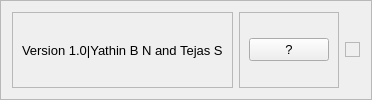
     <widget class="QFrame" name="footer_frame">
      <property name="frameShape">
       <enum>QFrame::StyledPanel</enum>
      </property>
      <property name="frameShadow">
       <enum>QFrame::Raised</enum>
      </property>
      <layout class="QHBoxLayout" name="horizontalLayout_5">
       <item>
        <widget class="QFrame" name="footer_left_frame">
         <property name="frameShape">
          <enum>QFrame::StyledPanel</enum>
         </property>
         <property name="frameShadow">
          <enum>QFrame::Raised</enum>
         </property>
         <layout class="QHBoxLayout" name="horizontalLayout_6">
          <item alignment="Qt::AlignLeft">
           <widget class="QLabel" name="label_3">
            <property name="font">
             <font>
              <family>MS Shell Dlg 2</family>
              <pointsize>10</pointsize>
              <weight>9</weight>
              <italic>false</italic>
              <bold>false</bold>
             </font>
            </property>
            <property name="styleSheet">
             <string notr="true">font: 75 10pt &quot;MS Shell Dlg 2&quot;;</string>
            </property>
            <property name="text">
             <string>Version 1.0|Yathin B N and Tejas S</string>
            </property>
           </widget>
          </item>
         </layout>
        </widget>
       </item>
       <item>
        <widget class="QFrame" name="footer_right_frame">
         <property name="frameShape">
          <enum>QFrame::StyledPanel</enum>
         </property>
         <property name="frameShadow">
          <enum>QFrame::Raised</enum>
         </property>
         <layout class="QHBoxLayout" name="horizontalLayout_7">
          <item alignment="Qt::AlignRight">
           <widget class="QPushButton" name="pushButton_2">
            <property name="font">
             <font>
              <pointsize>10</pointsize>
             </font>
            </property>
            <property name="text">
             <string>?</string>
            </property>
           </widget>
          </item>
         </layout>
        </widget>
       </item>
       <item>
        <widget class="QFrame" name="size_grip">
         <property name="minimumSize">
          <size>
           <width>15</width>
           <height>15</height>
          </size>
         </property>
         <property name="maximumSize">
          <size>
           <width>15</width>
           <height>15</height>
          </size>
         </property>
         <property name="frameShape">
          <enum>QFrame::StyledPanel</enum>
         </property>
         <property name="frameShadow">
          <enum>QFrame::Raised</enum>
         </property>
        </widget>
       </item>
      </layout>
     </widget>
